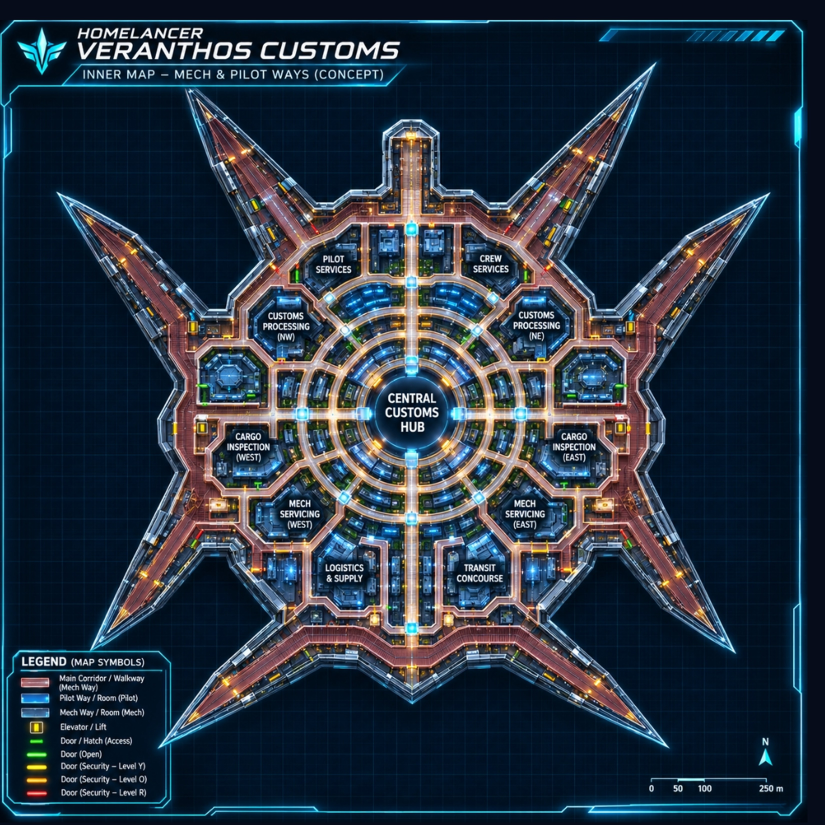
#> input picture tools/trace/fleet_station_liberty_v2/source.jpg, 3300 x 3300 px, found by its file name (shown at 1/4 size)
$ python build_plan.py
#> lines starting #> are read from the running program, lines starting #| are printed output that depends on the picture; after the words box and inside, x2 and y2 are one past the last pixel; in counts of white or black regions, pixels touching at a corner belong together
### tools/trace/planlib.py
#!/usr/bin/env python3
"""Shared engineering-plan code for every fleet ship (proven on the Imperium Troop Transport, owner-approved
12 Nov 2026). A ship's eng/build_plan.py only holds its measurements (rooms R, hallways HALLS, doors DOORS) and
calls planlib.run(...). One wall thickness T, one door width DOOR, hallways = centre line + width."""
import json, os
import cv2, numpy as np
from shapely import affinity
from shapely.geometry import LineString, Point, Polygon, box, mapping
from shapely.ops import unary_union

PX_PER_M = 10.0
T, DOOR, CW = 4.0, 16.0, 20.0

def hall(*pts, w=CW):
    return LineString(pts).buffer(w / 2, cap_style=2, join_style=2)
DIAG = []   # v13.222: angled hallway pieces (dhall), each one boarding room of its own (to_deck_json.py)
# [23 lines left out: function dhall, not called in this run]
def ellipse(cx, cy, rx, ry):
    return affinity.scale(Point(cx, cy).buffer(1.0, 64), rx, ry)
def circle(cx, cy, r):
    return Point(cx, cy).buffer(r, 64)
def mirror(ax):
    return lambda g: affinity.scale(g, -1, 1, origin=(ax, 0))

class Ship:
    def __init__(self, sid, here, src, ax, R, HALLS, DOORS, start, proposed=(), center_y=None):
        self.sid, self.here, self.src, self.AX = sid, here, src, ax
        self.R, self.HALLS, self.DOORS, self.START = R, HALLS, DOORS, start
        self.PROPOSED_DOORS = list(proposed)
        im = cv2.imread(src); self.H, self.W = im.shape[:2]
        self.center_y = center_y if center_y is not None else self.H / 2.0

def door_box(x, y, o, depth):
    return box(x - DOOR / 2, y - depth, x + DOOR / 2, y + depth) if o == "h" else box(x - depth, y - DOOR / 2, x + depth, y + DOOR / 2)

def build(S):
    floor = unary_union(list(S.R.values()) + S.HALLS + [door_box(x, y, o, T * 2.6) for x, y, o in S.DOORS]).buffer(0.5).buffer(-0.5)
    # every room outline is a wall; then cut one standard door at each door point
    # every room outline is a wall; the hallways are one network (their union), so halls meet with no wall between
    halls = unary_union(S.HALLS)
    rings = [g.exterior.buffer(T / 2, join_style=2) for g in S.R.values()]
    for p in getattr(halls, "geoms", [halls]):
        rings.append(p.exterior.buffer(T / 2, join_style=2))
        rings += [r.buffer(T / 2, join_style=2) for r in p.interiors]
    walls = unary_union(rings)
    cut = [door_box(x, y, o, T * 2.6) for x, y, o in S.DOORS]
    walls = walls.difference(unary_union(cut))
    walls = walls.intersection(floor.buffer(T / 2, join_style=2))
    walls = unary_union([p for p in getattr(walls, "geoms", [walls]) if p.area > 8])
    return floor, walls

def raster(g, shape):
    """fill a (multi)polygon with its holes cut out"""
    out = np.zeros(shape, np.uint8)
    for p in getattr(g, "geoms", [g]):
        m1 = np.zeros(shape, np.uint8)
        cv2.fillPoly(m1, [np.array(p.exterior.coords, np.int32)], 1)
        for r in p.interiors: cv2.fillPoly(m1, [np.array(r.coords, np.int32)], 0)
        out |= m1
    return out

def reach(S, floor, walls, start):
    """flood fill on a 1 px grid: every room centre must be reachable from start"""
    W, H = S.W, S.H
    m = np.zeros((H, W), np.uint8)
    m[raster(floor, (H, W)) > 0] = 1
    m[raster(walls, (H, W)) > 0] = 0
    n, lab = cv2.connectedComponents(m, connectivity=4)
    s = lab[int(start[1]), int(start[0])]
    out = {}
    for k, g in S.R.items():
        c = g.representative_point()
        out[k] = bool(lab[int(c.y), int(c.x)] == s and s != 0)
    return out

def draw(S, floor, walls, path_png, path_jpg):
    src = cv2.imread(S.src)
    plan = np.zeros_like(src); ov = (src * 0.4).astype(np.uint8)
    wm = raster(walls, src.shape[:2]) > 0          # per-polygon fill (a wall piece inside another's hole stays drawn)
    plan[wm] = (255, 255, 255); ov[wm] = (255, 255, 255)
    for x, y in S.PROPOSED_DOORS:
        for im in (plan, ov): cv2.circle(im, (int(x), int(y)), 14, (0, 200, 255), 2, cv2.LINE_AA)
    for k, g in S.R.items():
        c = g.representative_point(); t = k.upper()
        (w, h), _ = cv2.getTextSize(t, cv2.FONT_HERSHEY_SIMPLEX, 0.32, 1)
        cv2.putText(plan, t, (int(c.x - w / 2), int(c.y + h / 2)), cv2.FONT_HERSHEY_SIMPLEX, 0.32, (255, 220, 120), 1, cv2.LINE_AA)
    cv2.imwrite(path_png, plan); cv2.imwrite(path_jpg, ov, [cv2.IMWRITE_JPEG_QUALITY, 88])


def run(S):
    floor, walls = build(S)
    rc = reach(S, floor, walls, S.START)
    bad = [k for k, v in rc.items() if not v]
    print(S.sid, "rooms", len(S.R), "doors", len(S.DOORS), "unreachable:", bad)
    draw(S, floor, walls, os.path.join(S.here, "plan.png"), os.path.join(S.here, "plan_on_map.jpg"))
    json.dump({"ship": S.sid, "units": "source px", "px_per_m": PX_PER_M, "thickness": T, "door": DOOR, "mirror_x": S.AX,
               "start": S.START, "rooms": {k: mapping(g) for k, g in S.R.items()}, "halls": [mapping(h) for h in S.HALLS],
               "center_y": S.center_y, "diag": [mapping(g) for g in DIAG], "doors": S.DOORS, "proposed_doors": S.PROPOSED_DOORS, "floor": mapping(floor), "walls": mapping(walls)},
              open(os.path.join(S.here, "plan.json"), "w"))
    return bad

### tools/trace/fleet_unity_scout/eng/build_plan.py
#!/usr/bin/env python3
"""Unity Scout main deck, measured on the owner's HoloDeck sheet (1024 x 1536 px), mirrored about x 512.
10 px = 1 m. The smallest: cockpit, the round sensors / recon suite, sensor arrays in the wings, bunk and med,
the mission room, engineering, the engine room and an engine access pod each side. No reactor: the sabotage target
is the engine room's drive. PROPOSED = not on the sheet (owner marks X / O)."""
import os, sys
sys.path.insert(0, os.path.join(os.path.dirname(os.path.abspath(__file__)), "..", ".."))
from planlib import *
from shapely.geometry import Polygon, box

HERE = os.path.dirname(os.path.abspath(__file__))
AX = 512.0
M = mirror(AX)
R = {}
R["Bridge (Cockpit)"] = Polygon([(512, 303), (575, 370), (575, 457), (449, 457), (449, 370)])
R["Sensors / Recon Suite"] = circle(512, 560, 84)
R["Mission / Data Room"] = box(411, 825, 613, 945)
R["Engineering"] = box(381, 952, 643, 1064)
R["Engine Room"] = box(431, 1075, 593, 1136)
L = {
    "Sensor Array": Polygon([(149, 680), (160, 665), (384, 632), (384, 684), (160, 684)]),
    "Bunk (4)": box(389, 686, 486, 780),
    "Lift": box(458, 786, 486, 814),
    "Engine Access": box(232, 953, 299, 1294),
}
TWIN = {"Sensor Array": ("Sensor Array (port)", "Sensor Array (starboard)"), "Bunk (4)": ("Bunk (4)", "Med / Galley"), "Lift": ("Lift (port)", "Lift (starboard)"),
        "Engine Access": ("Engine Access (L)", "Engine Access (R)")}
for k, g in L.items():
    a, b = TWIN[k]
    R[a] = g
    R[b] = M(g)

LH = [
    hall((384, 668), (512, 668), w=14),                     # under the sensors suite: arrays, bunk, med
    hall((299, 1001), (381, 1001), w=16),                   # engine access pod -> engineering
]
HALLS = [box(502, 457, 522, 476), box(502, 644, 522, 661), box(496, 675, 528, 825)] + LH + [M(h) for h in LH]

DC = [(512, 459, "h"), (512, 474, "h"), (512, 646, "h"), (512, 659, "h"), (512, 825, "h"), (512, 948, "h"), (512, 1069, "h")]
DL = [(386, 668, "v"), (457, 680, "h"), (491, 747, "v"), (491, 800, "v"), (301, 1001, "v"), (379, 1001, "v")]
DOORS = DC + DL + [(2 * AX - x, y, o) for x, y, o in DL]

S = Ship("unity_scout", HERE, os.path.join(HERE, "..", "source.jpg"), AX, R, HALLS, DOORS, start=(265, 1100), proposed=[(491, 800), (533, 800)])
#> in __init__, im is the input picture: shape (3300, 3300, 3); mean B, G, R 65.6, 51.3, 38.7
if __name__ == "__main__":
    run(S)
#> after the loop in raster, `for p in getattr(g, "geoms", [g]):`:
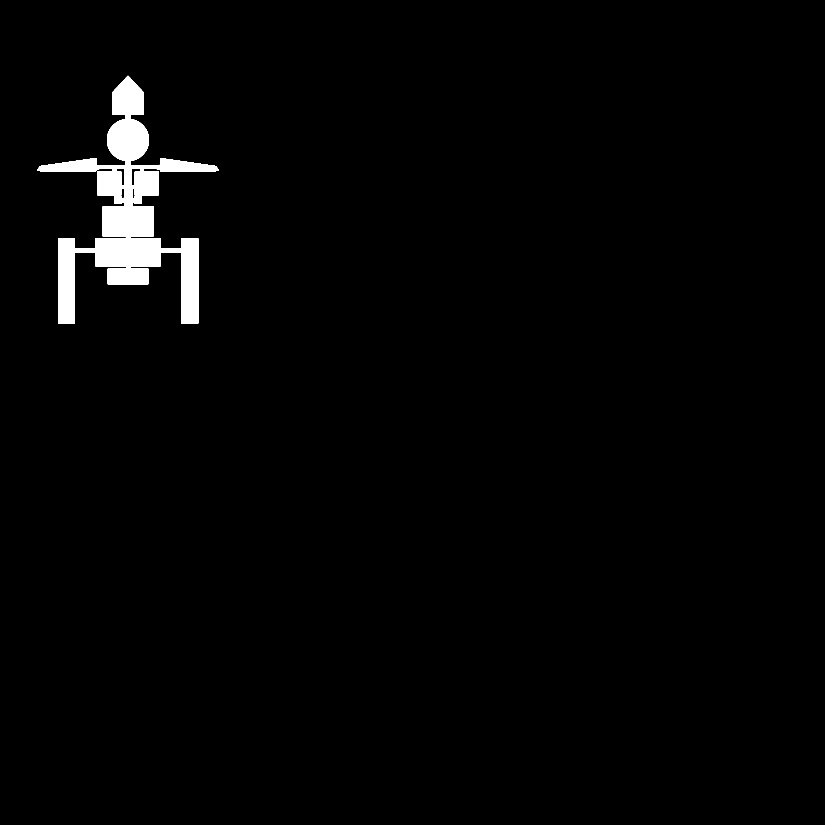
#> m1: shape (3300, 3300) (shown at 1/4 size); values 0 (black) and 1 (white), 1.8% white; 1 white region, box (x1, y1, x2, y2) and area: (149, 303, 875, 1295) 199045
#> call 2 of raster, with shape = (3300, 3300)
#> after the loop in raster (call 2), `for p in getattr(g, "geoms", [g]):`:
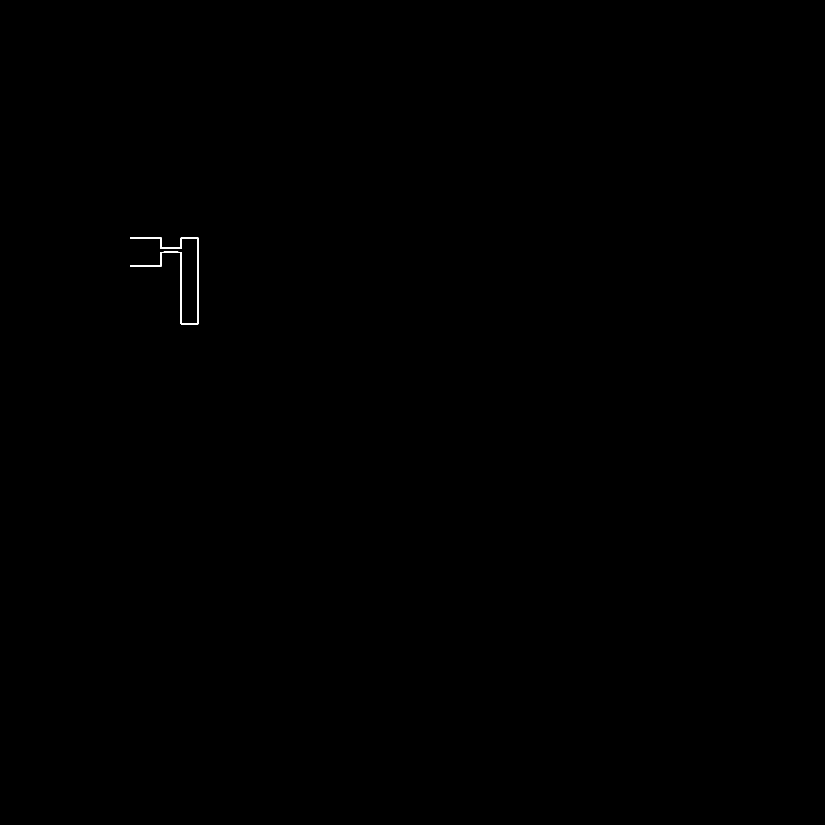
#> m1: shape (3300, 3300) (shown at 1/4 size); values 0 (black) and 1 (white), 0.06% white; 1 white region, box (x1, y1, x2, y2) and area: (520, 950, 795, 1297) 6410
#> after the loop in raster (call 2), `for p in getattr(g, "geoms", [g]):`:
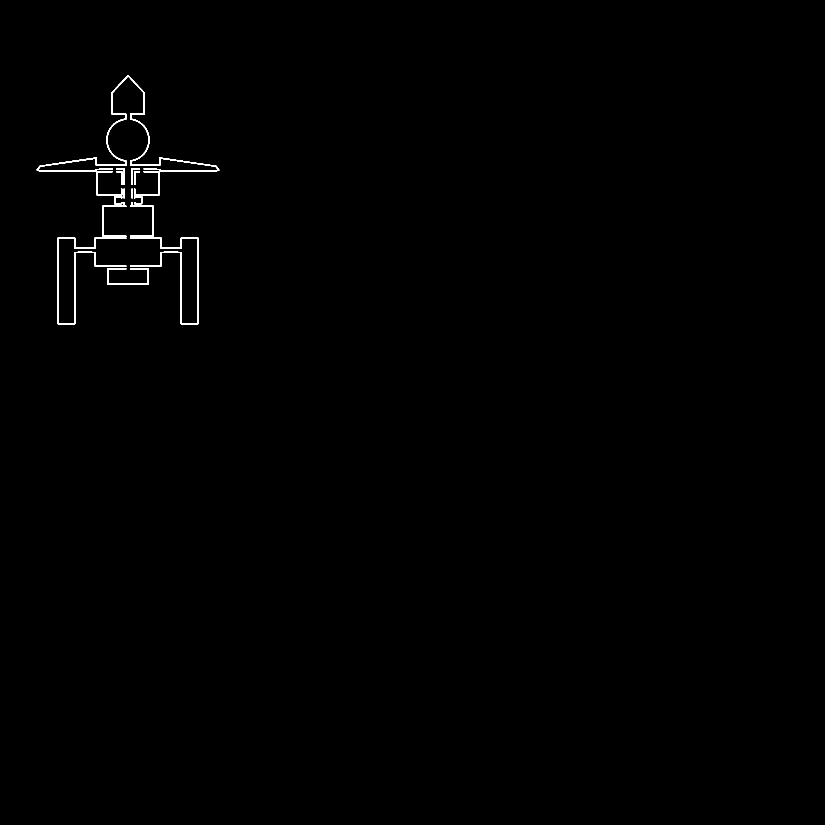
#> out: shape (3300, 3300) (shown at 1/4 size); values 0 (black) and 1 (white), 0.33% white; 14 white regions, largest, box (x1, y1, x2, y2) and area: (146, 300, 878, 783) 14353, (230, 950, 505, 1297) 6413, (520, 950, 795, 1297) 6410
#> in reach, `m[raster(walls, (H, W)) > 0] = 0`:
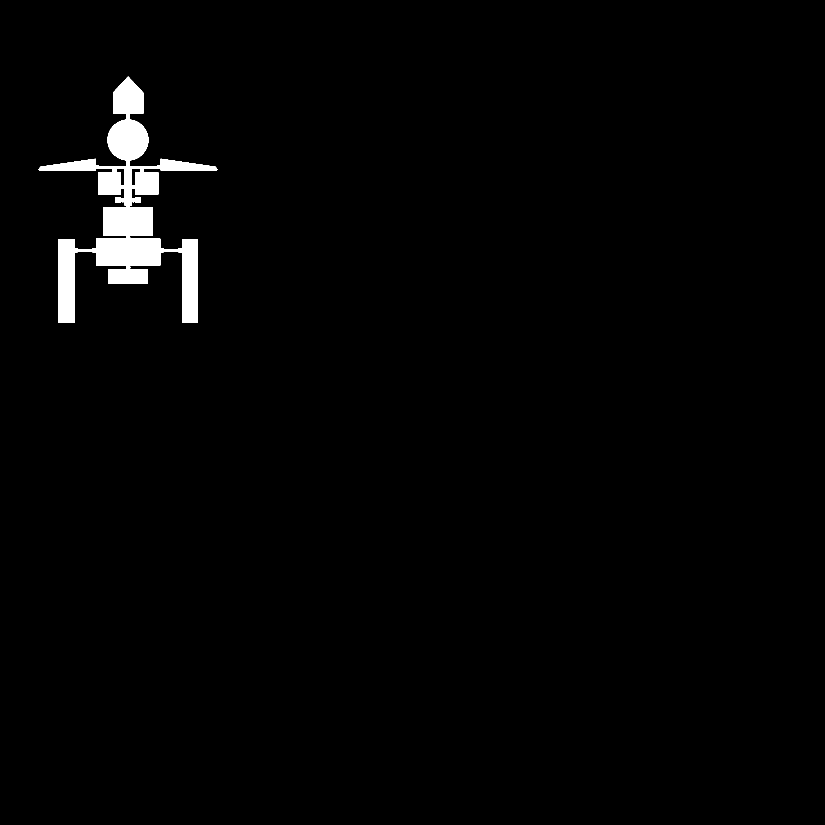
#> m: shape (3300, 3300) (shown at 1/4 size); values 0 (black) and 1 (white), 1.6% white; 1 white region, box (x1, y1, x2, y2) and area: (154, 306, 870, 1292) 178168
#| unity_scout rooms 13 doors 19 unreachable: []
#> in draw, `ov = (src * 0.4).astype(np.uint8)`:
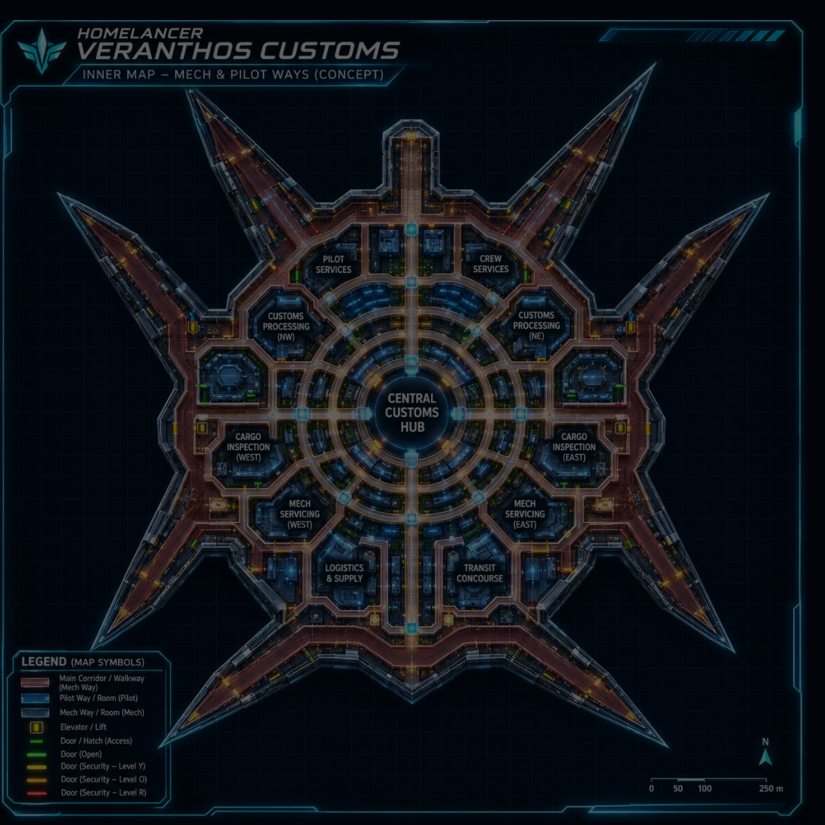
#> ov: shape (3300, 3300, 3) (shown at 1/4 size); mean B, G, R 25.8, 20.1, 15.2

$ run again, with tools/trace/fleet_station_liberty_v2/owner_walkways_example.jpg copied over tools/trace/fleet_station_liberty_v2/source.jpg
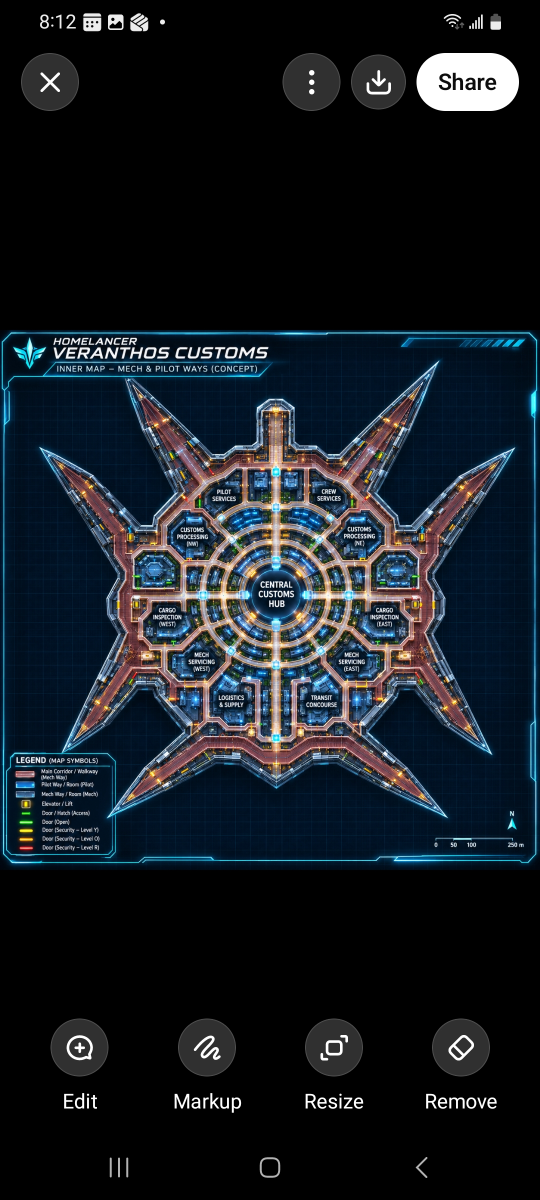
#> input picture tools/trace/fleet_station_liberty_v2/owner_walkways_example.jpg, 1080 x 2400 px, found by its file name (shown at 1/2 size)
#> in __init__, im is the input picture: shape (2400, 1080, 3); mean B, G, R 34.9, 28.5, 22.5
#> after the loop in raster, `for p in getattr(g, "geoms", [g]):`:
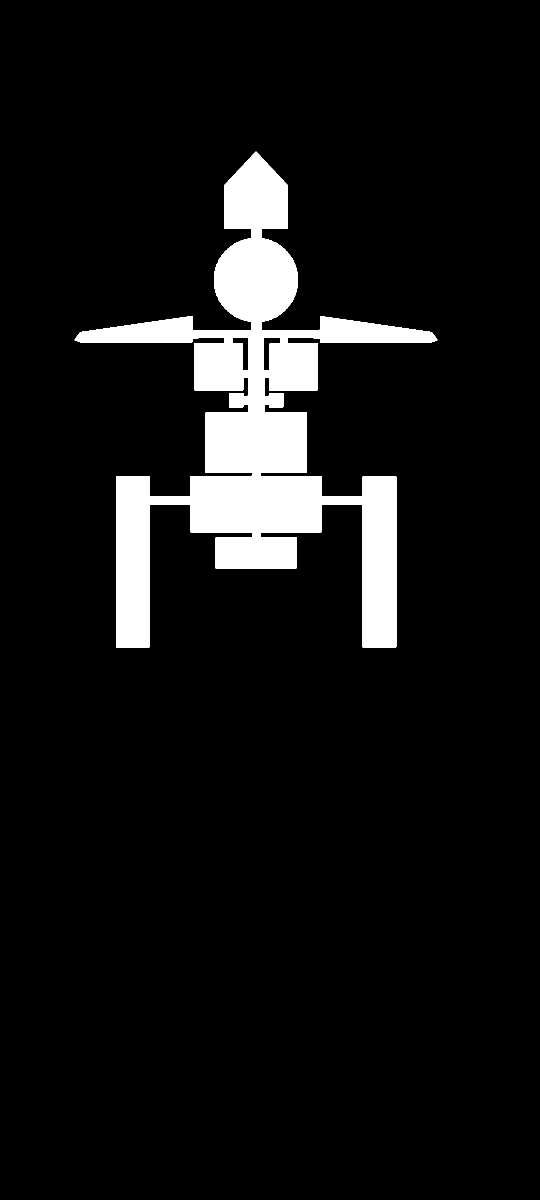
#> m1: shape (2400, 1080) (shown at 1/2 size); values 0 (black) and 1 (white), 7.7% white; 1 white region, box (x1, y1, x2, y2) and area: (149, 303, 875, 1295) 199045
#> m: shape (2400, 1080); values 0 (black) and 1 (white), 6.9% white; 1 white region, box (x1, y1, x2, y2) and area: (154, 306, 870, 1292) 178168
#| unity_scout rooms 13 doors 19 unreachable: []
#> after the loop in draw, `for k, g in S.R.items():`:
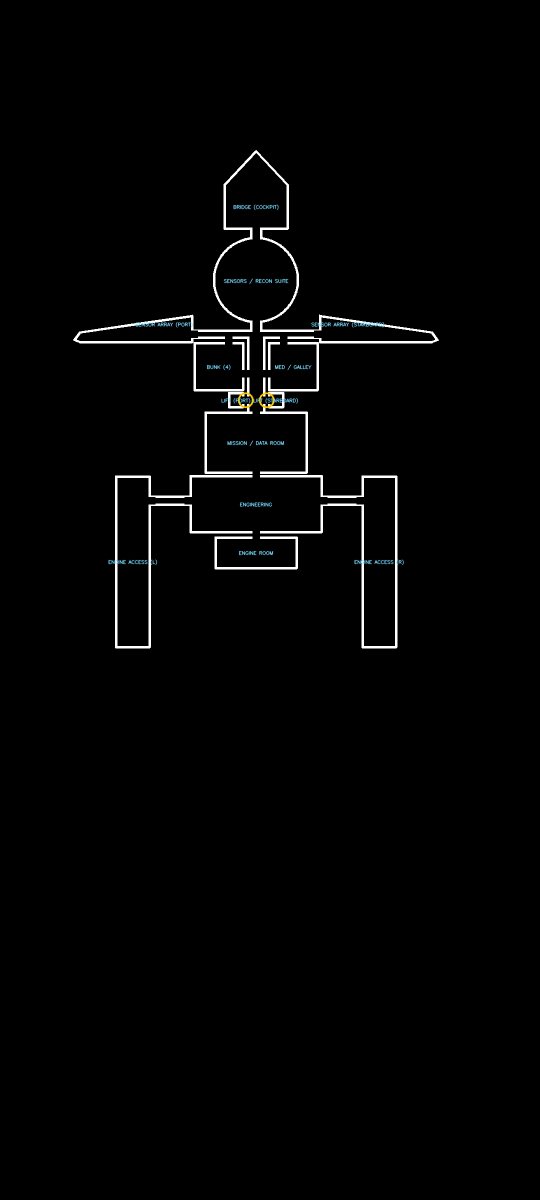
#> plan: shape (2400, 1080, 3) (shown at 1/2 size); mean of channels 0, 1, 2 3.8, 3.8, 3.7; drawn as B, G, R
